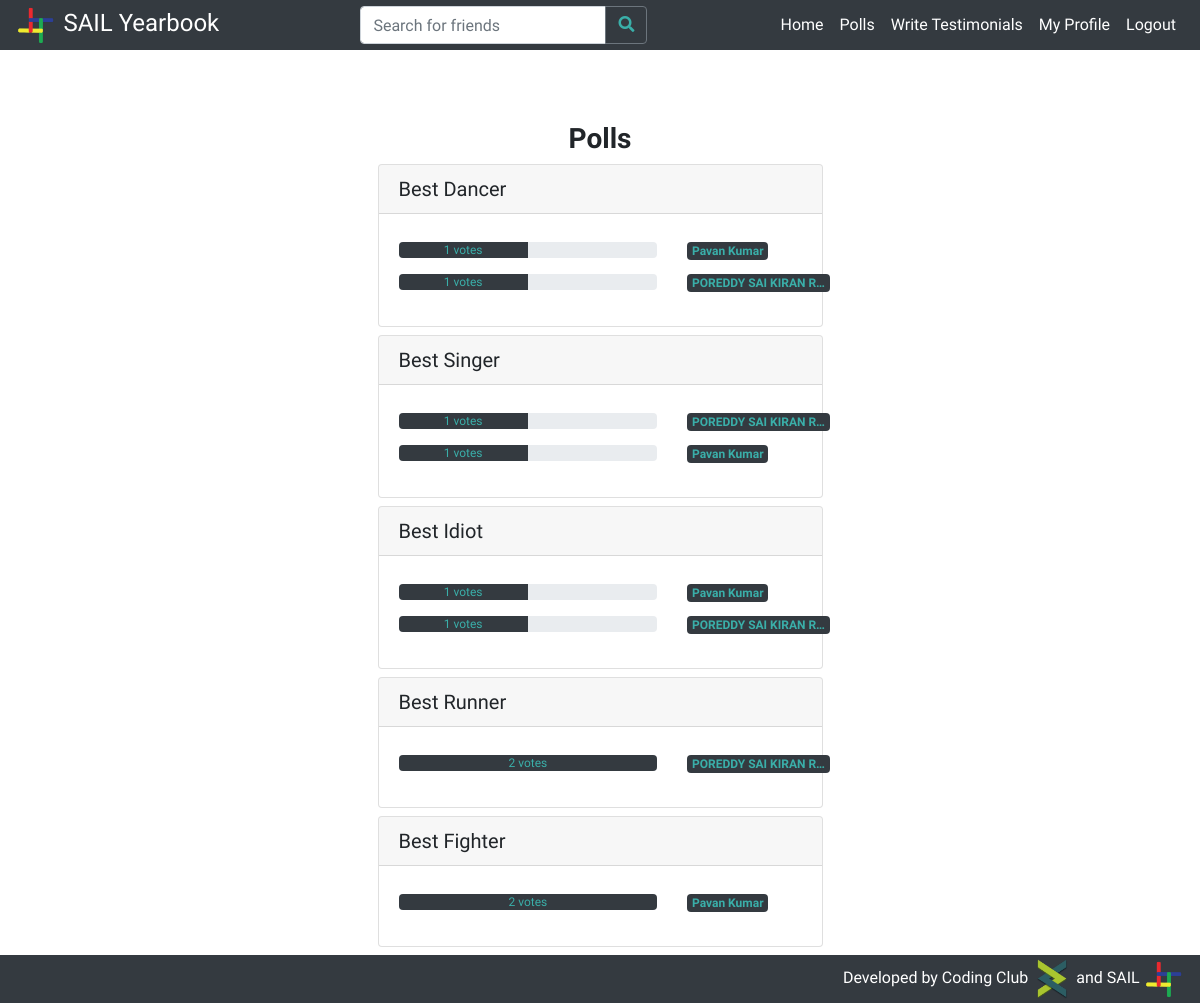
The app's page /yearbook/ (signed in) with its own data.
### students/models.py (models this page shows, shortened)
class PollQuestion (models.Model):
    question = models.CharField(max_length=200)

class Profile(models.Model):
    btech = '01'
    mtech = '41'
    phd = '61'
    msc = '21'
    msr = '43'
    ma = '22'
    bdes = '02'
    mdes = '42'
    error = '00'
    program_values = (
        (btech, 'BTech'),
        (mtech, 'MTech'),
        (phd, 'PhD'),
        (msc, 'MSc'),
        (msr, 'MS-R'),
        (ma, 'MA'),
        (bdes, 'BDes'),
        (mdes, 'MDes'),
        (error, 'Error')
    )
    cse = '01'
    ece = '02'
    me = '03'
    ce = '04'
    dd = '05'
    bsbe = '06'
    cl = '07'
    cst = '22'
    eee = '08'
    ma = '23'
    ph = '21'
    rt = '54'
    hss = '41'
    enc = '51'
    env = '52'
    nt = '53'
    lst = '55'
    department_values = (
        (cse, 'Computer Science & Engineering'),
        (ece, 'Electronics & Communication Engineering'),
        (me, 'Mechanical Engineering'),
        (ce, 'Civil Engineering'),
        (dd, 'Design'),
        (bsbe, 'Biosciences & Bioengineering'),
        (cl, 'Chemical Engineering'),
        (cst, 'Chemical Science & Technology'),
        (eee, 'Electronics & Electrical Engineering'),
        (ma, 'Mathematics & Computing'),
        (ph, 'Engineering Physics'),
        (rt, 'Rural Technology'),
        (hss, 'Humanities & Social Sciences'),
        (enc, 'Centre for Energy'),
        (env, 'Centre for Environment'),
        (nt, 'Centre for Nanotechnology'),
        (lst, 'Centre for Linguistic Science & Technology'),
        (error, 'Error')
    )
    profile_pic = models.ImageField(upload_to='profile_pics/', default='profile_pics/no-profile-pic.png')
    user = models.ForeignKey(User, on_delete=models.CASCADE)
    full_name = models.CharField(max_length=100)
    rollno = models.IntegerField()
    program = models.CharField(max_length=2, choices=program_values)
    department = models.CharField(max_length=3, choices=department_values)
    bio = models.TextField(max_length=1000)
    graduating = models.BooleanField(default=False)

### students/views.py (the view, shortened to what this page needs)
# urls.py: 2. Add a URL to urlpatterns:  path('', views.home, name='home')
@login_required
def home(request):
    if request.method == 'GET':
        if request.user and not request.user.is_anonymous:
            logged_in = True
        else:
            logged_in = False
        if logged_in:
            user = User.objects.filter(username=request.user.username).first()
            poll_questions = PollQuestion.objects.all()
            polls = {}
            if user.is_superuser:
                for question in poll_questions:
                    answers = PollAnswer.objects.filter(question=question)
                    answers_count = answers.count()
                    poll_dict = {}
                    for answer in answers:
                        if answer.answer in poll_dict.keys():
                            poll_dict[answer.answer].append(answer.voted_by)
                        else:
                            poll_dict[answer.answer] = [answer.voted_by]
                    polls[(question, answers_count)] = sorted(poll_dict.items(), key=votes_sort_key, reverse=True)
                context = {
                    'polls': polls,
                    'user': user,
                    'logged_in': logged_in
                }
                return render(request, 'admin_home.html', context)
        else:
            return HttpResponseRedirect(reverse('login'))
    else:
        return error404(request)

### students/views.py (called while the page is built)
def votes_sort_key(item):
    return len(item[1])

### students/templates/admin_home.html (shortened to what this page needs)
{% extends 'base.html' %}
{% block content %}
    <div class="container-fluid">
        <div class="row mx-lg-5 mt-4">
            <div class="col-lg-3"></div>
            <div class="col-lg-6">
                <h3 class="text-center" style="font-weight:bold;">Polls</h3>
                <div class="container">
                    {% for question, poll in polls.items %}
                        <div class="card my-2 mx-lg-3">
                            <div class="card-header">
                                <h5 class="mb-0">{{ question.0.question }}</h5>
                            </div>
                            <div class="card-body">
                                {% for votes in poll %}
                                    <div class="row my-2">
                                        <div class="col-8">
                                            <div class="progress">
                                              <div class="progress-bar bg-dark poll" role="progressbar" style="width: 0" votes="{{ votes.1 | length}}" totalvotes="{{ question.1 }}"><a class="nav-link" style="color: #3aafa9;" href="#" data-toggle="modal" data-target="#votes-modal-{{ question.0.id }}-{{ votes.0.id }}">{{ votes.1 | length }} votes</a></div>
                                            </div>
                                        </div>
                                        <div class="col-4">
                                            <a class="badge badge-dark align-top" style="color: #3aafa9;" href="{% url 'profile' votes.0.user.username %}">{{ votes.0.full_name | truncatechars:20 }}</a>
                                        </div>
                                    </div>
                                {% endfor %}
                            </div>
                        </div>
                    {% endfor %}
                </div>
            </div>
            <div class="col-lg-3"></div>
        </div>
    </div>
{% endblock %}

### students/templates/base.html (style rules this page uses)
a { color:teal; }
body { padding-top:50px; }
.nav-link { color: rgba(255, 255, 255, 0.99); }

### records on screen
PollQuestion: question "Best Dancer"
Profile: votes "1", full_name "Pavan Kumar", votes "2"
Profile: votes "1", full_name "POREDDY SAI KIRAN R…", votes "2"
PollQuestion: question "Best Singer"
PollQuestion: question "Best Idiot"
PollQuestion: question "Best Runner"
PollQuestion: question "Best Fighter"
